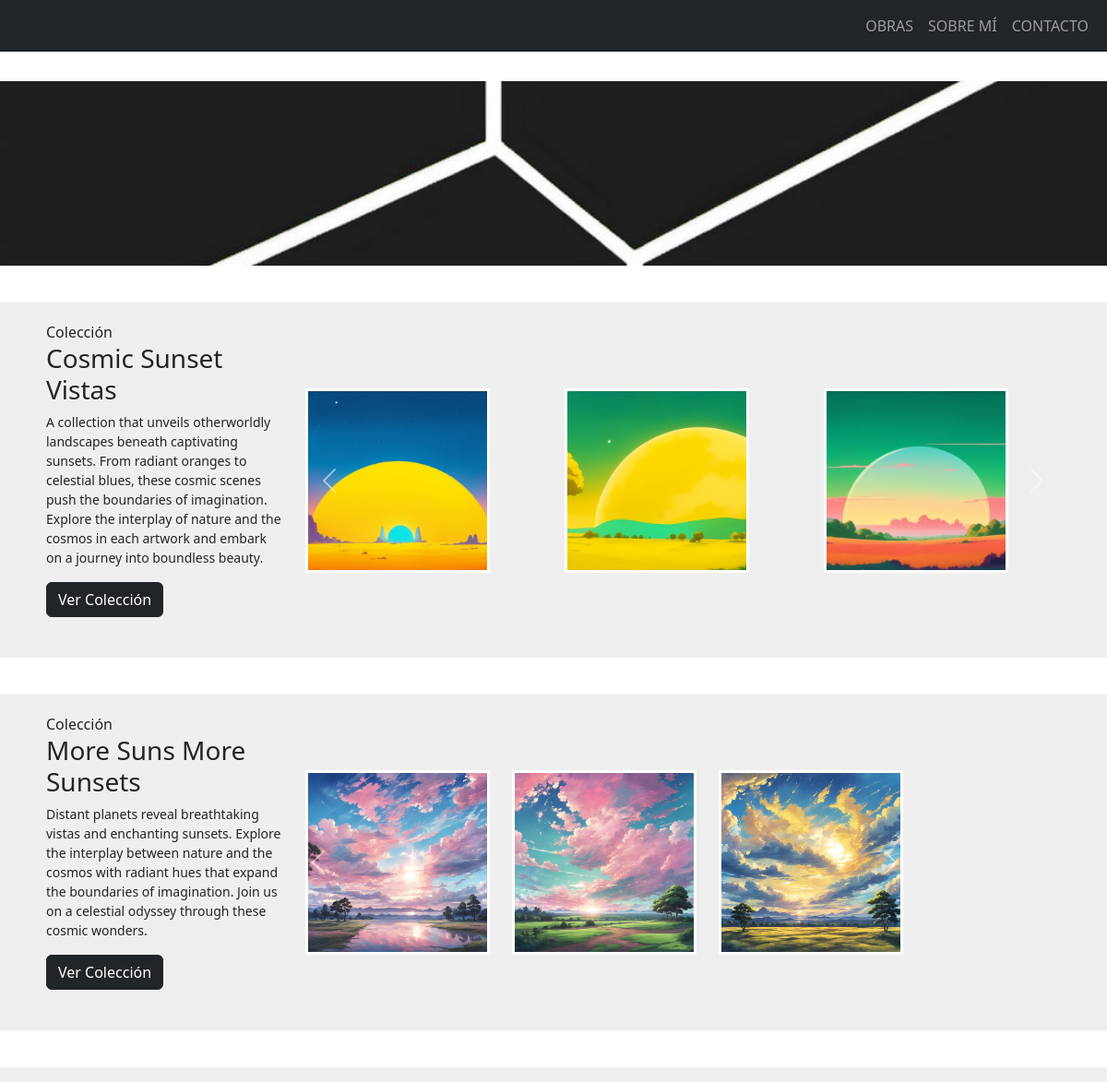
The app's page / (upper part), older data.
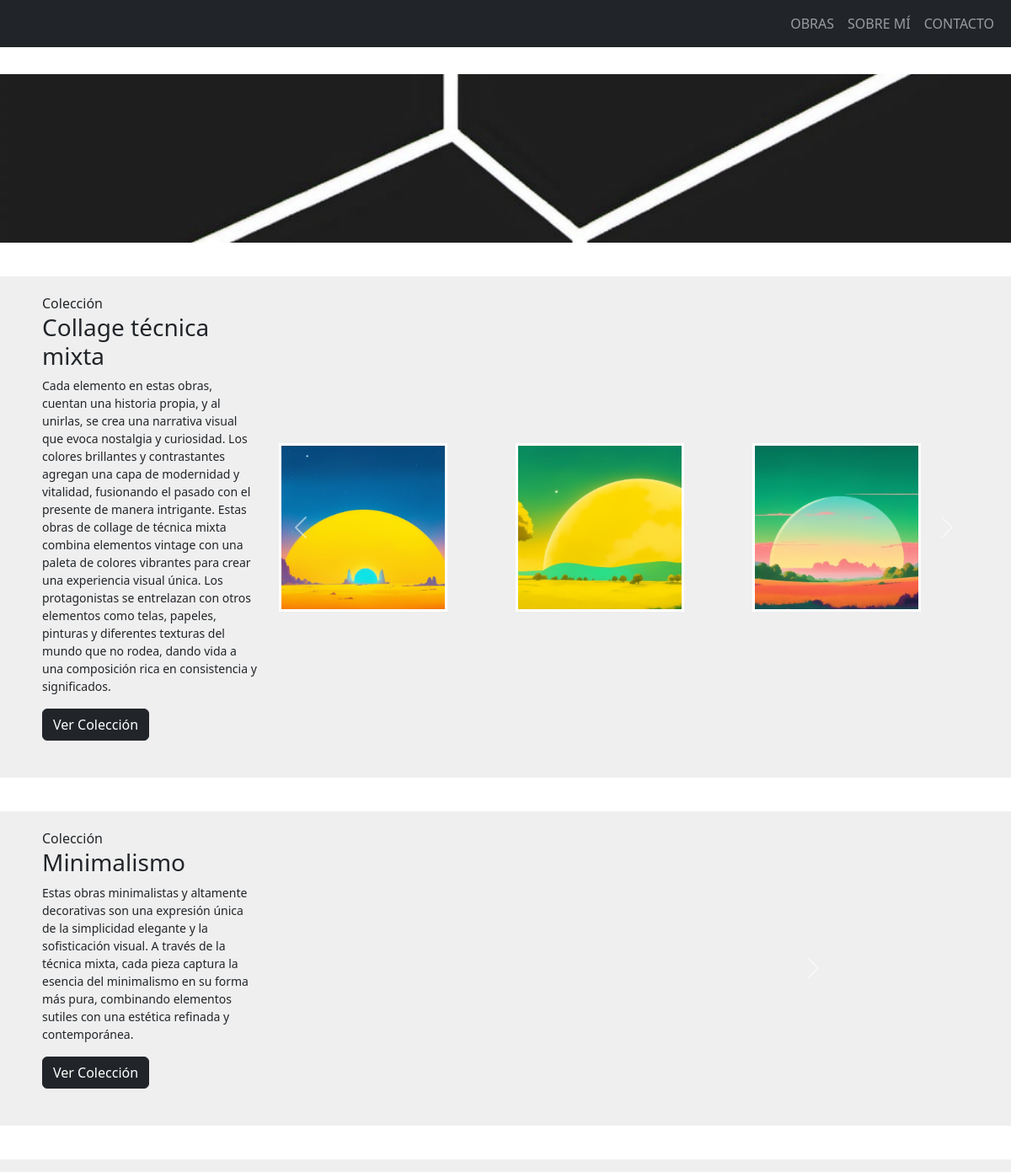
The same page, newer data.
### home/models.py (models this page shows, shortened)
class Coleccion(models.Model):
    nombre = models.CharField(max_length=200)
    descripcion = models.TextField(blank=True)
    fecha = models.DateField()
    creado = models.DateTimeField(auto_now_add=True)
    actulizado = models.DateTimeField(auto_now=True)

class Cuadro(models.Model):
    nombre = models.CharField(max_length=200)
    autor = models.CharField(default="Andrés Honorato", max_length=200)
    coleccion = models.ForeignKey(
        Coleccion, on_delete=models.CASCADE, related_name='coleccionX', blank=True, null=True)
    tecnica = models.ForeignKey(
        Tecnica, on_delete=models.CASCADE, related_name='tecnicaX', blank=True, null=True)
    descripcion = models.TextField(blank=True)
    fecha = models.DateField()
    colores = models.CharField(max_length=200, blank=True)
    cantidad_inicial = models.PositiveIntegerField(blank=True, null=True)
    cantidad_vendida = models.PositiveIntegerField(blank=True, null=True)
    marco_sin = models.CharField(max_length=100, blank=True)
    marco_con = models.CharField(max_length=100, blank=True)
    precio_sin = models.PositiveIntegerField(blank=True, null=True)
    precio_con = models.PositiveIntegerField(blank=True, null=True)
    descuento = models.PositiveIntegerField(blank=True, null=True)
    envio1 = models.PositiveIntegerField(blank=True, null=True)
    envio2 = models.PositiveIntegerField(blank=True, null=True)
    imagen1 = models.ImageField(upload_to='cuadros', validators=[
                                FileExtensionValidator(['png', 'jpg', 'jpeg'])])
    imagen2 = models.ImageField(upload_to='cuadros', validators=[
                                FileExtensionValidator(['png', 'jpg', 'jpeg'])], blank=True)
    imagen3 = models.ImageField(upload_to='cuadros', validators=[
                                FileExtensionValidator(['png', 'jpg', 'jpeg'])], blank=True)
    imagen4 = models.ImageField(upload_to='cuadros', validators=[
                                FileExtensionValidator(['png', 'jpg', 'jpeg'])], blank=True)
    creado = models.DateTimeField(auto_now_add=True)
    actulizado = models.DateTimeField(auto_now=True)

### home/views.py (the view)
# urls.py: path('', home_view, name='home-view'),
def home_view(request):
    cuadros = Cuadro.objects.all()
    lista_cuadros = []
    for x in cuadros:
        lista_cuadros.append(x)
    lista_cuadros.reverse()
    colecciones = Coleccion.objects.prefetch_related('coleccionX').all()
    tecnicas = Tecnica.objects.prefetch_related('tecnicaX').all()
    context = {
        'colecciones': colecciones,
        'tecnicas': tecnicas,
        'lista_cuadros': lista_cuadros,
    }
    return render(request, 'home/obras.html', context)

### home/templates/home/obras.html (shortened to what this page needs)
{% extends 'base.html' %}
{% load static %}
{% block content %}
<nav class="navbar navbar-expand-lg bg-body py-0">
  <div class="container-fluid">
    <a class="navbar-brand mx-auto">&nbsp;</a>
  </div>
</nav>
<img src="{% static 'ejemplos/banner1.png' %}" class="banner1" alt="...">
<nav class="navbar navbar-expand-lg bg-body py-0">
  <div class="container-fluid">
    <a class="navbar-brand mx-auto">&nbsp;</a>
  </div>
</nav>
{% for coleccion in colecciones %}
<div class="container posicionar" id="coleccion">
  <div class="row">
    <div class="col-md-3 d-flex flex-column justify-content-center">
      <div>
        <span>Colección</span>
        <h3>{{ coleccion.nombre }}</h3>
        <p style="font-size: 14px;">{{ coleccion.descripcion }}</p>
        <a href="{% url 'home:galerias-view' %}?galeria={{ coleccion.nombre }}" class="btn btn-dark mb-4">Ver
          Colección</a>
      </div>
    </div>
    <div class="col-md-9 d-flex align-items-center">
      <div class="position-relative">
        <div id="carousel{{ forloop.counter }}" class="carousel slide" data-bs-ride="false">
          <div class="carousel-inner">
            {% for cuadro in coleccion.coleccionX.all %}
            {% if forloop.counter0|divisibleby:3 %}
            <div class="carousel-item {% if forloop.first %}active{% endif %}">
              <div class="row">
                {% endif %}
                <div class="col-md-4">
                  <div class="cardSW-image">
                    <a href="{% url 'home:cuadro-view' cuadro.id %}">
                      <img src="{{ cuadro.imagen1.url }}" class="d-block w-100" alt="" >
                    </a>
                  </div>
                </div>
                {% if forloop.counter0|add:1|divisibleby:3 or forloop.last %}
              </div>
            </div>
            {% endif %}
            {% endfor %}
          </div>
        </div>
        <button class="carousel-control-prev" type="button" data-bs-target="#carousel{{ forloop.counter }}"
          data-bs-slide="prev" style="top: 50%; transform: translateY(-50%); left: -35px;">
          <span class="carousel-control-prev-icon" aria-hidden="true"></span>
        </button>
        <button class="carousel-control-next" type="button" data-bs-target="#carousel{{ forloop.counter }}"
          data-bs-slide="next" style="top: 50%; transform: translateY(-50%); right: -35px;">
          <span class="carousel-control-next-icon" aria-hidden="true"></span>
        </button>
      </div>
    </div>
  </div>
</div>
<nav class="navbar navbar-expand-lg bg-body py-0">
  <div class="container-fluid">
    <a class="navbar-brand mx-auto">&nbsp;</a>
  </div>
</nav>
{% endfor %}
{% endblock content %}

### templates/base.html (shortened to what this page needs)
{% load static %}
<!doctype html>
<html lang="en">
<head>
  <link href="https://cdn.jsdelivr.net/npm/bootstrap@5.3.2/dist/css/bootstrap.min.css" rel="stylesheet"
>
  <link rel="stylesheet" href="https://cdn.jsdelivr.net/npm/bootstrap-icons@1.11.1/font/bootstrap-icons.css">
  <link rel="stylesheet" href="{% static 'style.css' %}">
  <link rel="stylesheet" href="{% static 'carousel_swiperJS/swiper-bundle.min.css' %}" />
  <link rel="stylesheet" href="{% static 'carousel_swiperJS/styles-swiper.css' %}" />
</head>
<body>
  {% include 'navbar.html' %}
  <div class="container-fluid text-dark px-0">
    {% block content %}
    {% endblock content %}
  </div>
</body>
</html>

### templates/navbar.html (shortened to what this page needs)
<nav class="navbar fixed-top navbar-expand-lg bg-dark" data-bs-theme="dark">
  <div class=" container-fluid">
    <div class="collapse navbar-collapse" id="navbarNavDropdown">
      <ul class="navbar-nav ms-auto">
        <li class="nav-item">
          <a class="nav-link {% if request.resolver_match.url_name == 'obras-view' %} active {% endif %}"
            href="{% url 'home:obras-view' %}">OBRAS</a>
        </li>
        <li class="nav-item">
          <a class="nav-link {% if request.resolver_match.url_name == 'sobre_mi-view' %} active {% endif %}"
            href="{% url 'home:sobre_mi-view' %}">SOBRE MÍ</a>
        </li>
        <li class="nav-item">
          <a class="nav-link {% if request.resolver_match.url_name == 'contacto-view' %} active {% endif %}"
            href="{% url 'home:contacto-view' %}">CONTACTO</a>
        </li>
      </ul>
    </div>
  </div>
</nav>
<br>
<br>

### static/style.css (style rules this page uses)
html body { background-color: #efefef; }
.carousel-item img { height: 200px; width: 100%; object-fit: cover; }
.banner1 { height: 200px; width: 100%; object-fit: cover; }
.posicionar { padding: 20px; scroll-margin-top: 50px; }

Row changes from the older to the newer data that the page shows:
changed Coleccion: nombre "Cosmic Sunset Vistas" → "Collage técnica mixta"; descripcion "A collection that unveils otherworldly landscapes beneath captivating sunsets. From radiant oranges to celestial blues, these cosmic scenes push the boundaries of imagination. Explore the interplay of nature and the cosmos in each artwork and embark on a journey into boundless beauty." → "Cada elemento en estas obras, cuentan una historia propia, y al unirlas, se crea una narrativa visual que evoca nostalgia y curiosidad. Los colores brillantes y contrastantes agregan una capa de modernidad y vitalidad, fusionando el pasado con el presente de manera intrigante. Estas obras de collage de técnica mixta combina elementos vintage con una paleta de colores vibrantes para crear una experiencia visual única. Los protagonistas se entrelazan con otros elementos como telas, papeles, pinturas y diferentes texturas del mundo que no rodea, dando vida a una composición rica en consistencia y significados."
changed Coleccion: nombre "More Suns More Sunsets" → "Minimalismo"; descripcion "Distant planets reveal breathtaking vistas and enchanting sunsets. Explore the interplay between nature and the cosmos with radiant hues that expand the boundaries of imagination. Join us on a celestial odyssey through these cosmic wonders." → "Estas obras minimalistas y altamente decorativas son una expresión única de la simplicidad elegante y la sofisticación visual. A través de la técnica mixta, cada pieza captura la esencia del minimalismo en su forma más pura, combinando elementos sutiles con una estética refinada y contemporánea."
